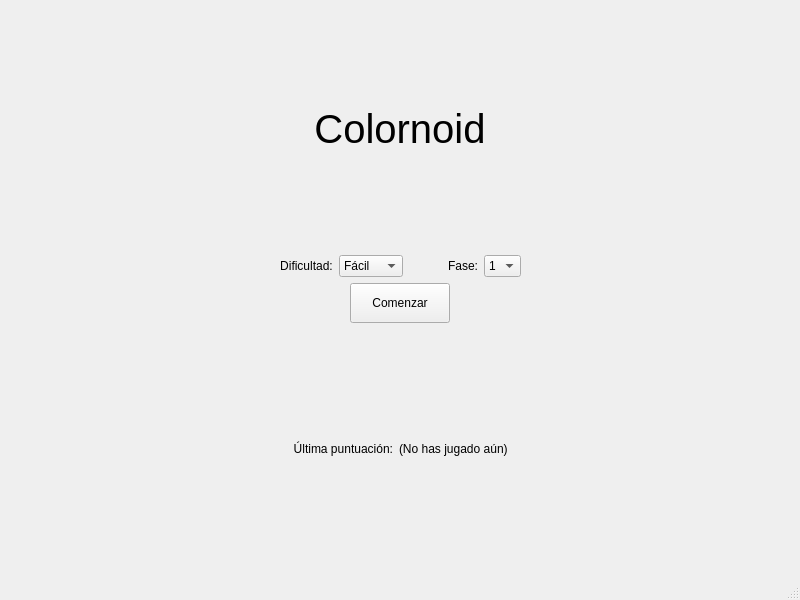
<?xml version="1.0" encoding="UTF-8"?>
<ui version="4.0">
 <class>MainWindow</class>
 <widget class="QMainWindow" name="MainWindow">
  <property name="geometry">
   <rect>
    <x>0</x>
    <y>0</y>
    <width>800</width>
    <height>600</height>
   </rect>
  </property>
  <property name="windowTitle">
   <string>Colornoid</string>
  </property>
  <widget class="QWidget" name="centralwidget">
   <layout class="QVBoxLayout" name="verticalLayout">
    <item>
     <widget class="QLabel" name="label">
      <property name="font">
       <font>
        <pointsize>30</pointsize>
       </font>
      </property>
      <property name="text">
       <string>Colornoid</string>
      </property>
      <property name="alignment">
       <set>Qt::AlignmentFlag::AlignCenter</set>
      </property>
     </widget>
    </item>
    <item>
     <layout class="QHBoxLayout" name="horizontalLayout_2">
      <item>
       <spacer name="horizontalSpacerLeftConfig">
        <property name="orientation">
         <enum>Qt::Orientation::Horizontal</enum>
        </property>
        <property name="sizeHint" stdset="0">
         <size>
          <width>30</width>
          <height>20</height>
         </size>
        </property>
       </spacer>
      </item>
      <item>
       <widget class="QLabel" name="label_4">
        <property name="text">
         <string>Dificultad:</string>
        </property>
        <property name="alignment">
         <set>Qt::AlignmentFlag::AlignCenter</set>
        </property>
       </widget>
      </item>
      <item>
       <widget class="QComboBox" name="comboBox_Dificultad">
        <item>
         <property name="text">
          <string>Fácil</string>
         </property>
        </item>
        <item>
         <property name="text">
          <string>Médio</string>
         </property>
        </item>
        <item>
         <property name="text">
          <string>Díficil</string>
         </property>
        </item>
       </widget>
      </item>
      <item>
       <widget class="QLabel" name="label_5">
        <property name="text">
         <string/>
        </property>
       </widget>
      </item>
      <item>
       <widget class="QLabel" name="label_3">
        <property name="text">
         <string/>
        </property>
       </widget>
      </item>
      <item>
       <widget class="QLabel" name="label_6">
        <property name="text">
         <string/>
        </property>
       </widget>
      </item>
      <item>
       <widget class="QLabel" name="label_2">
        <property name="text">
         <string>Fase:</string>
        </property>
        <property name="alignment">
         <set>Qt::AlignmentFlag::AlignCenter</set>
        </property>
       </widget>
      </item>
      <item>
       <widget class="QComboBox" name="comboBox_Fase">
        <item>
         <property name="text">
          <string>1</string>
         </property>
        </item>
        <item>
         <property name="text">
          <string>2</string>
         </property>
        </item>
        <item>
         <property name="text">
          <string>3</string>
         </property>
        </item>
        <item>
         <property name="text">
          <string>4</string>
         </property>
        </item>
       </widget>
      </item>
      <item>
       <spacer name="horizontalSpacerRightConfig">
        <property name="orientation">
         <enum>Qt::Orientation::Horizontal</enum>
        </property>
        <property name="sizeHint" stdset="0">
         <size>
          <width>30</width>
          <height>20</height>
         </size>
        </property>
       </spacer>
      </item>
     </layout>
    </item>
    <item>
     <layout class="QHBoxLayout" name="horizontalLayout_3">
      <item>
       <spacer name="horizontalSpacerRightButton">
        <property name="orientation">
         <enum>Qt::Orientation::Horizontal</enum>
        </property>
        <property name="sizeHint" stdset="0">
         <size>
          <width>120</width>
          <height>20</height>
         </size>
        </property>
       </spacer>
      </item>
      <item>
       <widget class="QPushButton" name="playButton">
        <property name="sizePolicy">
         <sizepolicy hsizetype="Fixed" vsizetype="Fixed">
          <horstretch>0</horstretch>
          <verstretch>0</verstretch>
         </sizepolicy>
        </property>
        <property name="minimumSize">
         <size>
          <width>100</width>
          <height>40</height>
         </size>
        </property>
        <property name="text">
         <string>Comenzar</string>
        </property>
       </widget>
      </item>
      <item>
       <spacer name="horizontalSpacerLeftButton">
        <property name="orientation">
         <enum>Qt::Orientation::Horizontal</enum>
        </property>
        <property name="sizeHint" stdset="0">
         <size>
          <width>120</width>
          <height>20</height>
         </size>
        </property>
       </spacer>
      </item>
     </layout>
    </item>
    <item>
     <layout class="QGridLayout" name="gridLayout">
      <item row="1" column="0">
       <spacer name="horizontalSpacer">
        <property name="orientation">
         <enum>Qt::Orientation::Horizontal</enum>
        </property>
        <property name="sizeHint" stdset="0">
         <size>
          <width>40</width>
          <height>20</height>
         </size>
        </property>
       </spacer>
      </item>
      <item row="1" column="2">
       <widget class="QLabel" name="score">
        <property name="text">
         <string>(No has jugado aún)</string>
        </property>
       </widget>
      </item>
      <item row="1" column="1">
       <widget class="QLabel" name="last_score">
        <property name="text">
         <string>Última puntuación:</string>
        </property>
        <property name="alignment">
         <set>Qt::AlignmentFlag::AlignRight|Qt::AlignmentFlag::AlignTrailing|Qt::AlignmentFlag::AlignVCenter</set>
        </property>
       </widget>
      </item>
      <item row="1" column="3">
       <spacer name="horizontalSpacer_2">
        <property name="orientation">
         <enum>Qt::Orientation::Horizontal</enum>
        </property>
        <property name="sizeHint" stdset="0">
         <size>
          <width>40</width>
          <height>20</height>
         </size>
        </property>
       </spacer>
      </item>
     </layout>
    </item>
   </layout>
  </widget>
  <widget class="QStatusBar" name="statusbar"/>
 </widget>
 <resources/>
 <connections/>
</ui>
